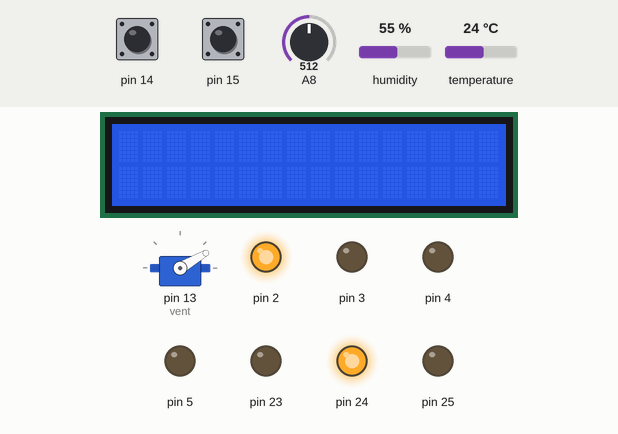
Simulated run of this sketch. Board: Arduino Mega 2560, built with avr-gcc and run on an emulated ATmega2560. Shown: 16×2 character LCD, servo, output pins drawn as LEDs (lit = HIGH). The test bench sets the inputs (shaded band); at power-on: pin 14 HIGH, A8 = 512, pin 15 HIGH, humidity 55 %, temperature 24 °C. The local clock reads 2024-03-15 10:24:30 at power-on unless the sketch sets it.

Above: at 1.2 s.
1.3 s: pin 14 pulled LOW for 2.35 s
At 5.2 s:
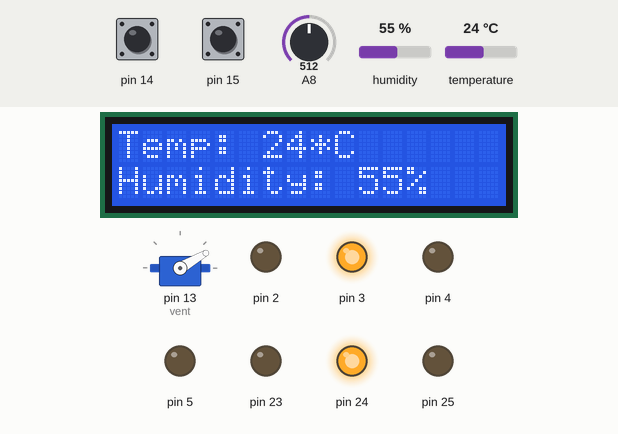
5.5 s: A8 set to 111
8.2 s: A8 set to 90
At 9.2 s:
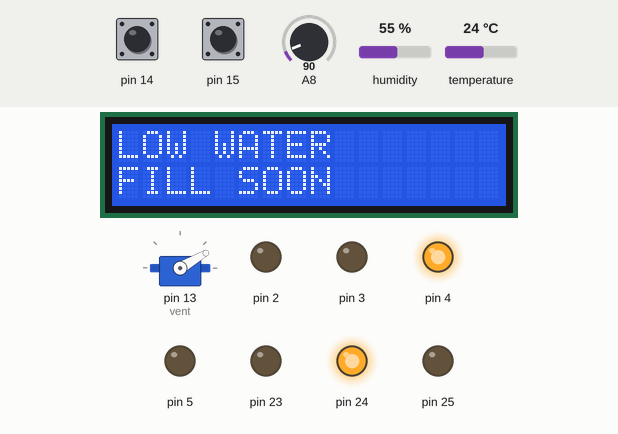
10.9 s: pin 15 pulled LOW for 2.35 s
At 14.4 s:
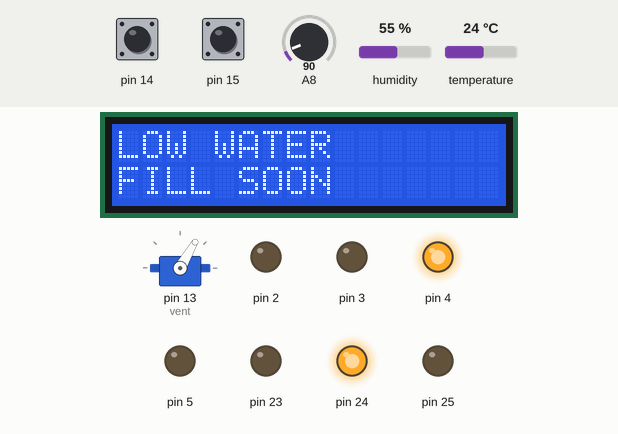
14.7 s: pin 14 pulled LOW for 2.35 s
At 17.6 s:
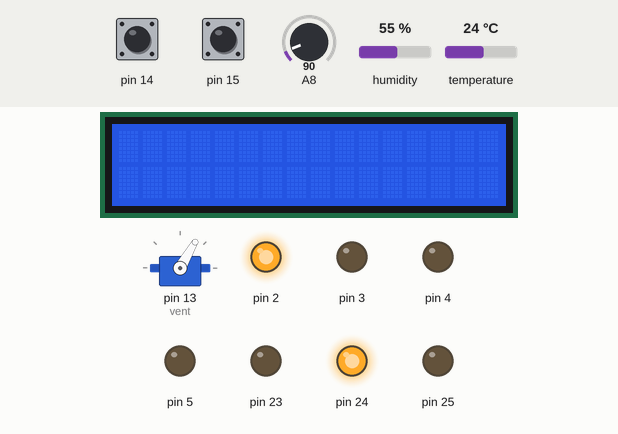
18.5 s: pin 14 pulled LOW for 2.35 s
At 21.8 s:
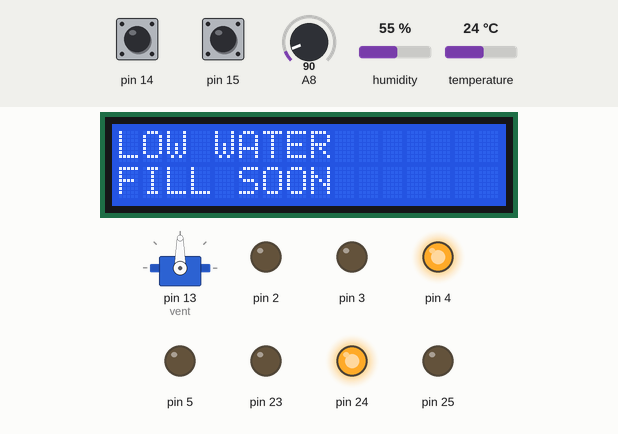
Timing chart, 0 to 23.3 s (numbered marks = the images above; inputs shaded):
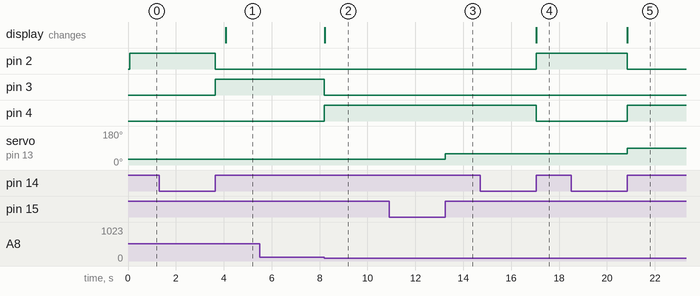

Measured:
- the behaviour switches between 100 and 99 on A8 (found by bisection; images 1 and 2)
- after the input at 1.3 s, pin 2: HIGH → LOW after 2.4 s; pin 3: LOW → HIGH after 2.4 s; the display: changes after 2.8 s (image 1)
- after the input at 5.5 s, every drawn part: stays the same
- after the input at 8.2 s, pin 3: HIGH → LOW at once; pin 4: LOW → HIGH at once; the display: changes at once (image 2)
- after the input at 10.9 s, servo on pin 13 (vent): 30° → 60° after 2.4 s
- after the input at 14.7 s, pin 2: LOW → HIGH after 2.4 s; pin 4: HIGH → LOW after 2.4 s; the display: changes after 2.4 s (image 4)
- after the input at 18.5 s, pin 2: HIGH → LOW after 2.4 s; pin 4: LOW → HIGH after 2.4 s; servo on pin 13 (vent): 60° → 90° after 2.4 s; the display: changes after 2.4 s (image 5)

The sketch:

swamp-cooler.ino
```cpp
//Team 46: Mason Harlan & Prim Wandeevong
//swamp-cooler

//included libraries
#include <DS1307RTC.h>
#include <LiquidCrystal.h>
#include <Servo.h>
#include <SimpleDHT.h>
#include <TimeLib.h>
#include <Wire.h>

//initialize lcd screen
LiquidCrystal lcd(7,8,9,10,11,12);

//initialize servo vent
Servo vent;
int vent_position = 1;

//port registers
volatile unsigned char* myPORTA = (unsigned char*) 0x22;
volatile unsigned char* myDDRA  = (unsigned char*) 0x21;
volatile unsigned char* myPINA  = (unsigned char*) 0x20;

volatile unsigned char* myPORTB = (unsigned char*) 0x25;
volatile unsigned char* myDDRB  = (unsigned char*) 0x24;
volatile unsigned char* myPINB  = (unsigned char*) 0x23;

volatile unsigned char* myPORTE = (unsigned char*) 0x2E;
volatile unsigned char* myDDRE  = (unsigned char*) 0x2D;
volatile unsigned char* myPINE  = (unsigned char*) 0x2C;

volatile unsigned char* myPORTG = (unsigned char*) 0x34;
volatile unsigned char* myDDRG  = (unsigned char*) 0x33;
volatile unsigned char* myPING  = (unsigned char*) 0x32;

volatile unsigned char* myPORTJ  = (unsigned char *) 0x105;
volatile unsigned char* myDDRJ   = (unsigned char *) 0x104;
volatile unsigned char* myPINJ   = (unsigned char *) 0x103;

//timer registers
volatile unsigned int  *myTCNT1  = (unsigned  int *) 0x84;
volatile unsigned char *myTCCR1A = (unsigned char *) 0x80;
volatile unsigned char *myTCCR1B = (unsigned char *) 0x81;
volatile unsigned char *myTCCR1C = (unsigned char *) 0x82;
volatile unsigned char *myTIFR1  = (unsigned char *) 0x36;
volatile unsigned char *myTIMSK1 = (unsigned char *) 0x6F;

//adc registers for water sensor
volatile unsigned char* myADCSRA = (unsigned char*) 0x7A;
volatile unsigned char* myADCSRB = (unsigned char*) 0x7B;
volatile unsigned char* myADMUX  = (unsigned char*) 0x7C;
volatile unsigned int* myADCDATA = (unsigned int*)  0x78;

//pin change interrupt registers
volatile unsigned char* myPCMSK1 = (unsigned char *) 0x6C;
volatile unsigned char* myPCICR  = (unsigned char *) 0x68;

bool button1 = false; //on/off button
bool button2 = false; //vent position button

//dht11 read ready flag
bool read_dht11 = false;

//humidity sensor
int pinDHT11 = 27;
SimpleDHT11 dht11;

//water sensor
int water_level_pin = 8;
int level_history = 0;

//time config
tmElements_t tm;
const char *monthName[12] = {
  "Jan", "Feb", "Mar", "Apr", "May", "Jun",
  "Jul", "Aug", "Sep", "Oct", "Nov", "Dec"
};

//super states
bool on = false;
//substates
bool error_state = false;
bool idle_state = false;
bool running_state = false;

//pin change interrupt 1
ISR (PCINT1_vect){ //to avoid bouncing, perform action on release
  if (*myPINJ == 1){ //state for on/off button down
    button1 = true;
  }
  if (*myPINJ == 2){ //state for vent position button down
    button2 = true;
  }
  if(*myPINJ == 3){ //this means a button was released
     //check which button was released
    if(button1){ //on/off button
      if(on){ //if on turn off
        if(running_state){
          //stop fan
          *myPORTA &= 0b11110111;
          //print time stamp
          off_stamp();
        }
        //clear display
        clear_lcd();
        //turn yellow LED on and others off
        *myPORTE = 0b00010000; //pin 5 (PE3) LOW, pin 3 (PE5) LOW, pin 2 (PE4) HIGH
        *myPORTG = 0b00000000; //pin 4 (PG5) LOW
        //change state to off
        on = false;
        running_state = false;
        idle_state - false;
      }
      else if (error_state){
        //turn yellow LED off and red LED on
        *myPORTE = 0b00000000; //pin 2 (PE4) LOW
        *myPORTG = 0b00100000; //pin 4 (PG5) HIGH
        //print error message
        error_message();
        //change state to on
        on = true;
      }
      else{ //if off turn on
        //turn yellow LED off and green LED on
        *myPORTE = 0b00100000;
        //change state to on
        on = true;
        idle_state = true;
      }
      button1 = false;
    }
    if(button2){ //cycle vent position button
      if(on){
        vent_position++;
        vent.write(vent_position * 30);
        if (vent_position > 3){
          vent_position = 1;
        }
      }
    }
  }
}

//timer 1 overflow interrupt
ISR (TIMER1_OVF_vect){
  *myTCCR1B = 0x00; //stop timer
  *myTIFR1 |= 0x01; //reset interrupt

  read_dht11 = true;

  *myTCNT1  = (unsigned int) (34286); //set timer value for 2 second delay
  *myTCCR1B = 0x05; //start timer with prescalar
}

//setup led registers
void LED_setup(){
  //digital pins
  //blue     = pin 5 (PE3)
  //red      = pin 4 (PG5)
  //green    = pin 3 (PE5)
  //yellow   = pin 2 (PE4)

  //set write mode
  *myDDRE = 0b00111000; //pin 5 (PE3), pin 3 (PE5), pin2 (PE4) output
  *myDDRG = 0b00100000; //pin 4 (PG5) output

  //starts in off position
  *myPORTE = 0b00010000; //pin 2 (PE4) HIGHH
}

//setup button input registers
void button_setup(){
  //button1 = pin 14 (PJ1)
  //button2 = pin 15 (PJ0)
  //enable read for port 14 (PJ1) and 15 (PJ0)
  *myDDRJ  = 0b00000000;
  //enable pullup resistors for pin 14 (PJ1) and 15 (PJ0)
  *myPORTJ = 0b00000011;
}

//setup pin change interrupt registers
void PCINT_setup(){
  //digital GPIO interrupts
  //set PCMSK1 pin 14 (PJ1) PCINT10 and pin 15 (PJ0) PCINT9
  *myPCMSK1 |= 0b00000110;
  //set PCIE1 to enable interrupts
  *myPCICR |= 0b00000010;
}

//setup timer registers and timer interrupt
void timer_setup(){
  //enable timer overflow interrupt
  *myTIMSK1 |= 0b00000001;

  // init timer control registers
  *myTCCR1B = 0x00; //stop timer
  *myTCNT1  = (unsigned int) (34286); //set initial value for 2 second delay

  *myTCCR1A = 0x00; //normal timer
  *myTCCR1B = 0x05; //set prescalar to 1024 for 2 second delay and start
  *myTCCR1C = 0x00; //normal timer
}

//setup ADC registers for water sensor
void adc_setup(){
  //setup A register
  //set bit 7 to 1 to enable the ADC
  *myADCSRA |= 0b10000000;
  //set bit 5 to 0 to disable the ADC trigger mode
  *myADCSRA &= 0b11011111;
  //set bit 3 to 0 to disable the ADC interrupt
  *myADCSRA &= 0b11110111;
  //clear bits 2-0 to 0 to set rescaler selection to slow reading
  *myADCSRA &= 0b11111000;

  //setup B register
  //clear bit 3 to 0 to reset the channel and gain bit
  *myADCSRB &= 0b11110111;
  //clear bit 2-0 to 0 to set free running mode
  *myADCSRB &= 0b11111000;

  //setup the MUX register
  //clear bit 7 to 0 for AVCC analog refrence
  *myADMUX  &= 0b01111111;
  //set bit 6 to 1 for AVCC analog refrencce
  *myADMUX  |= 0b01000000;
  //clear bit 5 to 0 for right adjust result
  *myADMUX  &= 0b11011111;
  //clear bits 4-0 to 0 to reset the channel and gain bits
  *myADMUX  &= 0b11100000;
}

//setup registers for the fan
void fan_setup(){
  //on/off = pin 25 (PA3)
  //dira   = pin 24 (PA2)
  //dirb   = pin 23 (PA1)

  //set write mode
  *myDDRA  |= 0b00001110; //pin 25 (PA3), pin 24 (PA2), pin23 (PA1) output

  //set fan direction
  *myPORTA |= 0b00000100; //set pin 24 (PA2) HIGH
  *myPORTA &= 0b11111101; //set pin 23 (PA1) LOW
}

//clear lcd completely
void clear_lcd(){
  lcd.setCursor(0,0);
  lcd.print("             ");
  lcd.setCursor(0,1);
  lcd.print("             ");
}

//clear lcd values displayed
void clear_values_lcd(){
  lcd.setCursor(6,0);
  lcd.print("     ");
  lcd.setCursor(9,1);
  lcd.print("     ");
}

void error_message(){
  clear_lcd();
  lcd.setCursor(0,0);
  lcd.print("LOW WATER");
  lcd.setCursor(0,1);
  lcd.print("FILL SOON");
}

void on_stamp(){
  Serial.print("Fan ON: ");
  Serial.print(month());
  Serial.print("/");
  Serial.print(day());
  Serial.print("/");
  Serial.print(year());
  Serial.print(" ");
  Serial.print(hour());
  Serial.print(":");
  if (minute() < 10){
    Serial.print("0");
  }
  Serial.println(minute());
}

void off_stamp(){
  Serial.print("Fan OFF: ");
  Serial.print(month());
  Serial.print("/");
  Serial.print(day());
  Serial.print("/");
  Serial.print(year());
  Serial.print(" ");
  Serial.print(hour());
  Serial.print(":");
  Serial.println(minute());
}

void setup() {
  //setup lcd (columns, rows)
  lcd.begin(16, 2);

  //setup LED registers
  LED_setup();

  //setup adc registers
  adc_setup();

  //setup button registers
  button_setup();

  //setup GPIO pin change interrupts
  PCINT_setup();

  //setup timer1
  timer_setup();

  //setup fan registers
  fan_setup();

  //setup servo for vent on pin 13
  vent.attach(13);
  vent.write(30);

  //set sei
  sei();

  //setup serial communications
  Serial.begin(9600);

  //setup time
  if(getDate(__DATE__) && getTime(__TIME__)){
    RTC.write(tm);
  }
  setSyncProvider(RTC.get);
}

void loop() {
  if(on){
    //read water level value
    int water_level = adc_read(water_level_pin);
    //check if value is within history by ten
    if (((level_history >= water_level) && ((level_history - water_level) > 5)) || ((level_history < water_level) && ((water_level - level_history) > 5)))
    {
      //if water has been refilled
      if(error_state && (water_level >= 100)){
          //turn red LED off and green LED on
          *myPORTE = 0b00100000;
          *myPORTG = 0b00000000;
          //change state
          error_state = false;
          idle_state = true;
      }
      //if water is too low then go to error state
      else if ((!error_state) && (water_level < 100)){
        //turn off fan
        *myPORTA &= 0b11110111;
        //turn on red LED and other LEDs off
        *myPORTE = 0b00000000; //pin 2 (PE4) LOW
        *myPORTG = 0b00100000; //pin 4 (PG5) HIGH
        //print error message
        error_message();
        //print time stamp
        if(running_state){
          off_stamp();
        }
        //change state
        error_state = true;
        idle_state = false;
        running_state = false;
      }
      //Serial.print("Water level is: ");
      //Serial.println(water_level);
      level_history = water_level;
    }
  }

  //if dht data ready to update
  if (read_dht11){
    byte temperature = 0;
    byte humidity = 0;
    byte data[40] = {0};

    //if read is successful, print to lcd screen
    if (!(dht11.read(pinDHT11, &temperature, &humidity, data)) && on && !error_state){
      clear_values_lcd();
      lcd.setCursor(0,0);
      lcd.print("Temp: ");
      lcd.print((int) temperature);
      lcd.print("*C");
      lcd.setCursor(0,1);
      lcd.print("Humidity: ");
      lcd.print((int) humidity);
      lcd.print("%");

      //check if not already runnning and if temp too high
      if((!running_state) && (temperature > 24)){
        //turn fan on
        *myPORTA |= 0b00001000;
        //turn blue LED on and others off
        *myPORTE = 0b00001000;
        //print time stamp
        on_stamp();
        //change state to running
        idle_state = false;
        running_state = true;
      }
      //check if not already idle and if temp too low
      if((!idle_state) && (temperature <= 24)){
        //turn fan off
        *myPORTA &= 0b11110111;
        //turn green LED on and others off
        *myPORTE = 0b00100000;
        //print time stamp
        off_stamp();
        //change state to idle
        running_state = false;
        idle_state = true;
      }
    }
    //signal that dht was read
    read_dht11 = false;
  }
}

unsigned int adc_read(unsigned char adc_channel){
  //clear channel selecti0n bits (set 4-0 to 0)
  *myADMUX  &= 0b11100000;
  //clear MUX5 (set 3 to 0)
  *myADCSRB &= 0b11110111;

  //set selection bit(if greater than 7, nned to adjust)
  if(adc_channel > 7){
    adc_channel -= 8;

    //set MUX 5 to 0 (set 3 to 0)
    *myADCSRB |= 0b00001000;
  }
  //set the channel selection bit
  *myADMUX += adc_channel;

  //start the conversion (set 6 to 1)
  *myADCSRA |= 0b01000000;
  //wait for the conversion to finish
  while((*myADCSRA & 0b01000000) != 0);
  return *myADCDATA; //return the result of the conversion
}

bool getTime(const char *str)
{
  int Hour, Min, Sec;

  if (sscanf(str, "%d:%d:%d", &Hour, &Min, &Sec) != 3) return false;
  tm.Hour = Hour;
  tm.Minute = Min;
  tm.Second = Sec;
  return true;
}

bool getDate(const char *str)
{
  char Month[12];
  int Day, Year;
  uint8_t monthIndex;

  if (sscanf(str, "%s %d %d", Month, &Day, &Year) != 3) return false;
  for (monthIndex = 0; monthIndex < 12; monthIndex++) {
    if (strcmp(Month, monthName[monthIndex]) == 0) break;
  }
  if (monthIndex >= 12) return false;
  tm.Day = Day;
  tm.Month = monthIndex + 1;
  tm.Year = CalendarYrToTm(Year);
  return true;
}
```
